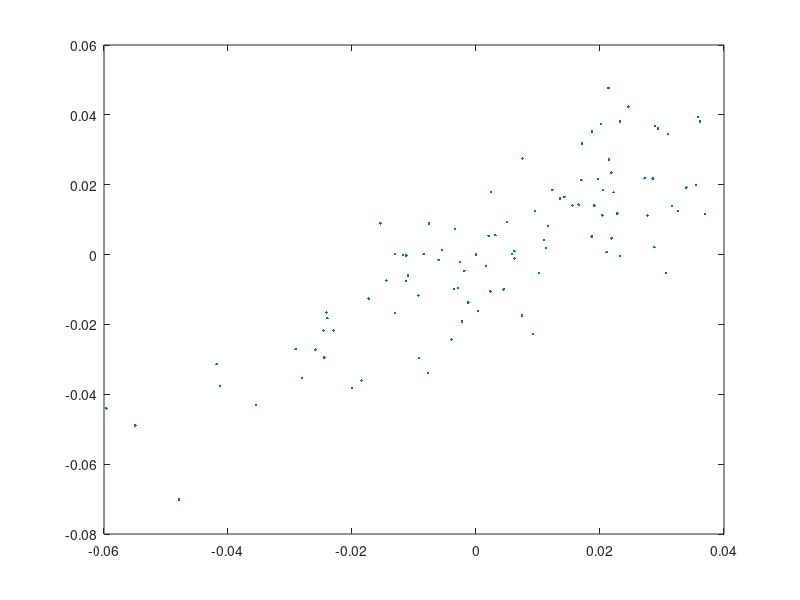

This chart was generated by the following MATLAB code:
clear all;close all;clc

alpha = 0.01;

mu = 0.9;


v(1,:) = [0,0];
for i=1:1:100
    
    
    gradient = [randn(), randn()];
    v(i+1,:) = mu*v(i) - alpha*gradient;
    
   
    
end

plot(v(:,1), v(:,2), '.')